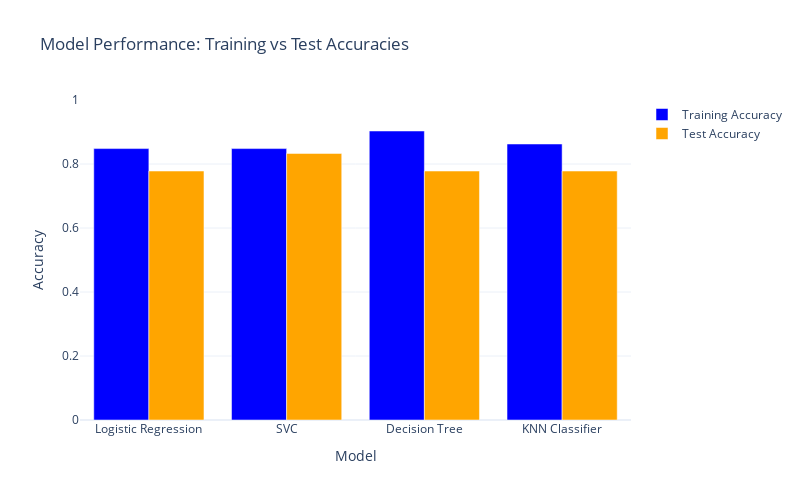

The notebook cell this image was saved under:
### Markdown cell above
summary of the model performance:
- Logistic training acc: 0.8482, test acc:0.778, incorrect classification: 4
- SVC training acc:0.8482, test acc: 0.833, incorrect classification: 3
- DecisionTree training acc: 0.9031 test acc: 0.778 incorrect classification: 4 (2 + 2)
- KNN Classifier training acc: 0.8625 test acc: 0.778 incorrect classification 4 (3+1)
  # Given the above findings, the best performance is of SVC as the gap between training and test accuracies is lower, test accuracy is slightly lower than training accuracy to indicate that the chan with 3 incorrect classifications

### Code cell
import plotly.graph_objects as go

# Data by models
models = ['Logistic Regression', 'SVC', 'Decision Tree', 'KNN Classifier']
train_accuracies = [0.8482, 0.8482, 0.9031, 0.8625]
test_accuracies = [0.778, 0.833, 0.778, 0.778]

# Create bar chart
fig = go.Figure(data=[
    go.Bar(name='Training Accuracy', x=models, y=train_accuracies, marker_color='blue'),
    go.Bar(name='Test Accuracy', x=models, y=test_accuracies, marker_color='orange')
])

# Update layout
fig.update_layout(
    title='Model Performance: Training vs Test Accuracies',
    xaxis_title='Model',
    yaxis_title='Accuracy',
    yaxis=dict(range=[0, 1]),  # Set y-axis range from 0 to 1
    barmode='group',  # Group bars side by side
    template='plotly_white',  # Clean theme
    width=800,
    height=500
)

# Show the plot
fig.show()

### Figure 1 — Plotly figure (JSON) as saved in the notebook; plotly's stock layout.template omitted (floating-point values rounded to 4 significant figures)
{"data": [{"marker": {"color": "blue"}, "name": "Training Accuracy", "type": "bar", "x": ["Logistic Regression", "SVC", "Decision Tree", "KNN Classifier"], "y": [0.8482, 0.8482, 0.9031, 0.8625]}, {"marker": {"color": "orange"}, "name": "Test Accuracy", "type": "bar", "x": ["Logistic Regression", "SVC", "Decision Tree", "KNN Classifier"], "y": [0.778, 0.833, 0.778, 0.778]}], "layout": {"barmode": "group", "height": 500, "title": {"text": "Model Performance: Training vs Test Accuracies"}, "width": 800, "xaxis": {"title": {"text": "Model"}}, "yaxis": {"range": [0, 1], "title": {"text": "Accuracy"}}}}
